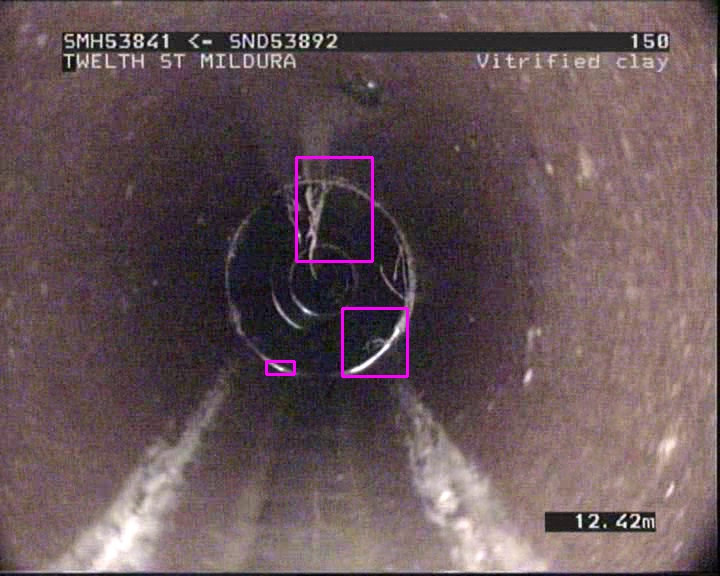
#> input picture Image/Sample.jpg, 720 x 576 px
$ python -i nomralizeRGB.py   (imports and definitions only)
#> lines starting #> are read from the running program, lines starting #| are printed output that depends on the picture
from PIL import Image
import numpy as np

def normRGB(frame):
    def normalizeRed(intensity):
        iI      = intensity
        minI    = 86
        maxI    = 230
        minO    = 0
        maxO    = 255
        iO      = (iI-minI)*(((maxO-minO)/(maxI-minI))+minO)

        return iO

    # Method to process the green band of the image
    def normalizeGreen(intensity):
        iI      = intensity
        minI    = 90
        maxI    = 225
        minO    = 0
        maxO    = 255
        iO      = (iI-minI)*(((maxO-minO)/(maxI-minI))+minO)

        return iO

    # Method to process the blue band of the image
    def normalizeBlue(intensity):
        iI      = intensity
        minI    = 100
        maxI    = 210
        minO    = 0
        maxO    = 255
        iO      = (iI-minI)*(((maxO-minO)/(maxI-minI))+minO)

        return iO

    # Create an image object
    imageObject     = Image.fromarray(frame[..., ::-1])

    # Split the red, green and blue bands from the Image
    multiBands      = imageObject.split()

    # Apply point operations that does contrast stretching on each color band
    normalizedRedBand      = multiBands[0].point(normalizeRed)
    normalizedGreenBand    = multiBands[1].point(normalizeGreen)
    normalizedBlueBand     = multiBands[2].point(normalizeBlue)

    # Create a new image from the contrast stretched red, green and blue brands
    normalizedImage = Image.merge("RGB", (normalizedRedBand, normalizedGreenBand, normalizedBlueBand))

    arraynormalizedFrame = np.array(normalizedImage)[..., ::-1]

    return arraynormalizedFrame

>>> import cv2
>>> picture = cv2.imread('Image/Sample.jpg', cv2.IMREAD_GRAYSCALE)
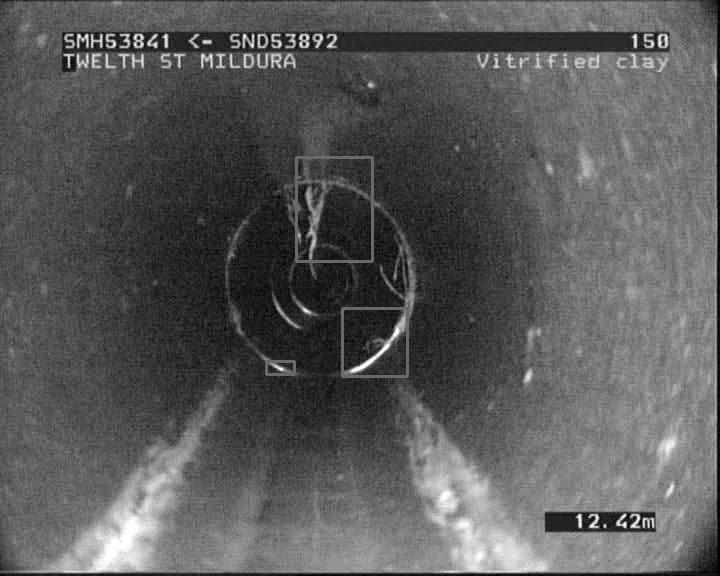
#> picture: shape (576, 720); min 0, max 255, mean 89.6
>>> result = normRGB(picture)
#> in normRGB, `imageObject     = Image.fromarray(frame[..., ::-1])`:
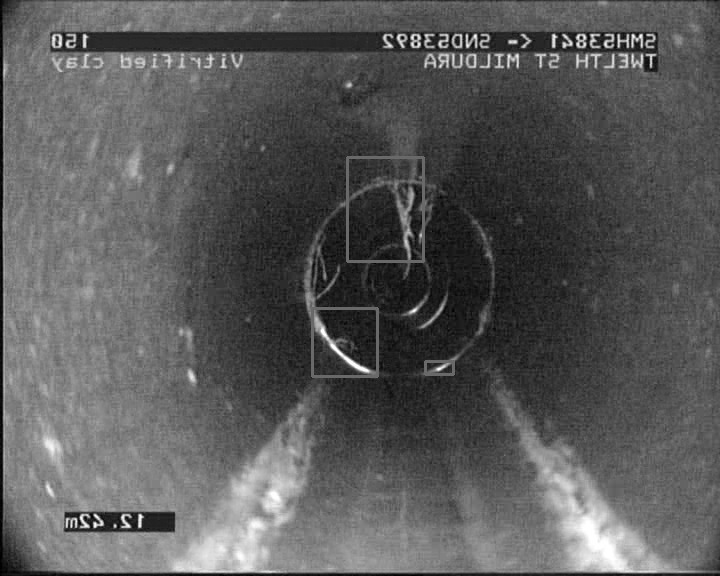
#> imageObject: PIL image 720x576 L; min 0, max 255, mean 89.6
#> in normRGB, `normalizedRedBand      = multiBands[0].point(normalizeRed)`:
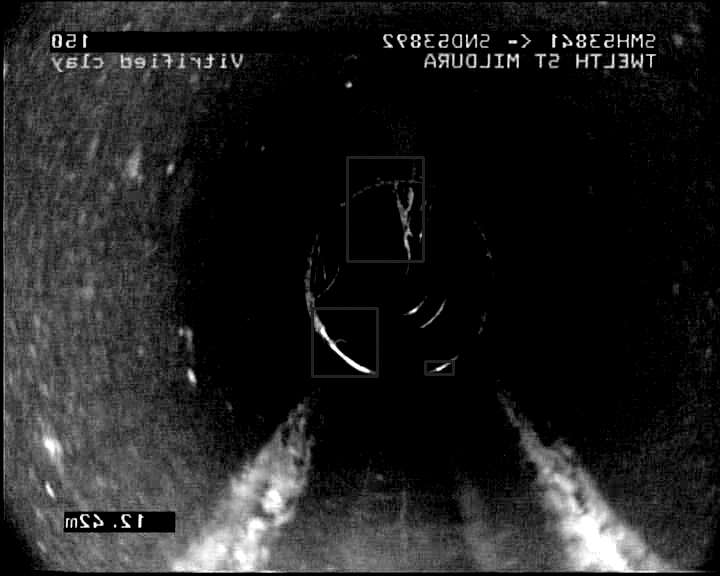
#> normalizedRedBand: PIL image 720x576 L; min 0, max 255, mean 32.6
#> (the run stopped early here; a loop or call above may not have finished)
